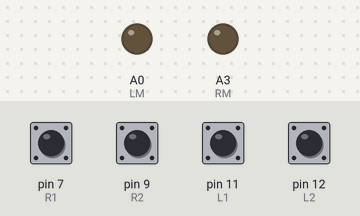
The sketch below on a simulated Arduino Uno, built with avr-gcc and run on an emulated ATmega328P. On the bench: output pins drawn as LEDs (lit = HIGH). The test bench sets the inputs (shaded band); at power-on: pin 7 (R1), pin 9 (R2), pin 11 (L1), pin 12 (L2) HIGH.

Above: at 1.2 s.
1.3 s: pin 7 (R1) pulled LOW for 0.15 s
At 2.6 s:
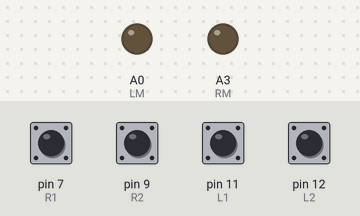
3.0 s: pin 9 (R2) pulled LOW for 0.15 s
At 3.1 s:
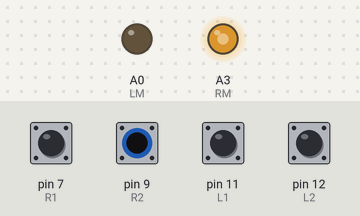
4.6 s: pin 12 (L2) pulled LOW for 0.15 s
At 5.1 s:
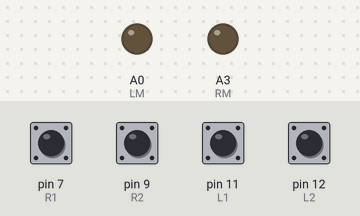
6.3 s: pin 11 (L1) pulled LOW for 0.15 s
At 7.6 s:
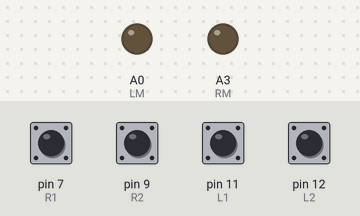
7.9 s: pin 12 (L2) pulled LOW for 1 s
At 8.7 s:
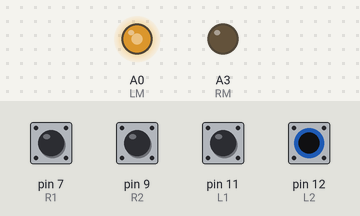
10.4 s: pin 7 (R1) pulled LOW for 1 s
At 11.2 s:
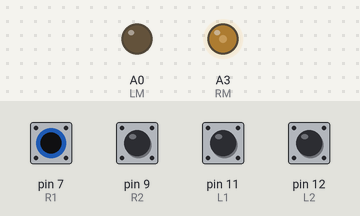
Timing chart, 0 to 13.4 s (numbered marks = the images above; inputs shaded):
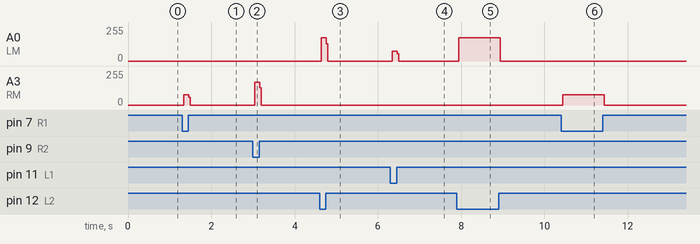

The sketch:

Holding_Hands_MK_II.ino
```cpp
/*Holding Hands
  Two gloves stitched together with string and conductive thread.
  Each glove has two buttons that operates a motor near the wrist.
  Used to communicate nonverbally between two users. */

const int L1 = 11; // Runs left motor at high
const int L2 = 12; // Runs left motor at low
const int LM = A0; // Is left motor
const int R1 = 7; // Runs right motor at high
const int R2 = 9; // Runs right motor at low
const int RM = A3; // Is right motor

int buttonStateL1 = 0; //default button state
int buttonStateL2 = 0;
int buttonStateR1 = 0;
int buttonStateR2 = 0;


void setup() {
  pinMode(L1, INPUT_PULLUP);
  pinMode(L2, INPUT_PULLUP);
  pinMode(R1, INPUT_PULLUP);
  pinMode(R2, INPUT_PULLUP);
  pinMode(LM, OUTPUT);
  pinMode(RM, OUTPUT);
}

void loop() {
  // read the state of L1
  // and store it in the 'buttonStateL1' variable:
  buttonStateL1 = digitalRead(L1);

  // check if the pushbutton is pressed.
  // if it is, the buttonStateL1 is LOW:
  if (buttonStateL1 == LOW) {
    // turn L. motor on:
    digitalWrite(LM, HIGH);
  }
  else {
    // turn L. motor off:
    digitalWrite(LM, LOW);
  }

  // read the state of L2
  // and store it in the 'buttonStateL2' variable:
  buttonStateL2 = digitalRead(L2);

  // check if the pushbutton is pressed.
  // if it is, the buttonStateL2 is LOW:
  if (buttonStateL2 == LOW) {
    // turn L. motor on:
    analogWrite(LM, 191);
  }
  else {
    // turn L. motor off:
    analogWrite(LM, 0);
  }

  // read the state of R1
  // and store it in the 'buttonStateR1' variable:
  buttonStateR1 = digitalRead(R1);

  // check if the pushbutton is pressed.
  // if it is, the buttonStateL1 is LOW:
  if (buttonStateR1 == LOW) {
    // turn R. motor on:
    digitalWrite(RM, HIGH);
  }
  else {
    // turn R. motor off:
    digitalWrite(RM, LOW);
  }

  // read the state of R2
  // and store it in the 'buttonStateR2' variable:
  buttonStateR2 = digitalRead(R2);

  // check if the pushbutton is pressed.
  // if it is, the buttonStateR2 is LOW:
  if (buttonStateR2 == LOW) {
    // turn R. motor on:
    analogWrite(RM, 191);
  }
  else {
    // turn R. motor off:
    analogWrite(RM, 0);
  }
}
```

Measured:
- after the input at 1.3 s, A3 (RM): 0/255 → 78/255 at once, → 0/255 0.12 s later
- after the input at 3.0 s, A3 (RM): 0/255 → 171/255 at once, → 0/255 0.12 s later
- after the input at 4.6 s, A0 (LM): 0/255 → 175/255 at once, → 0/255 0.12 s later
- after the input at 6.3 s, A0 (LM): 0/255 → 74/255 at once, → 0/255 0.12 s later
- after the input at 7.9 s, A0 (LM): 0/255 → 175/255 at once, → 0/255 1.0 s later
- after the input at 10.4 s, A3 (RM): 0/255 → 78/255 at once, → 0/255 1.0 s later
